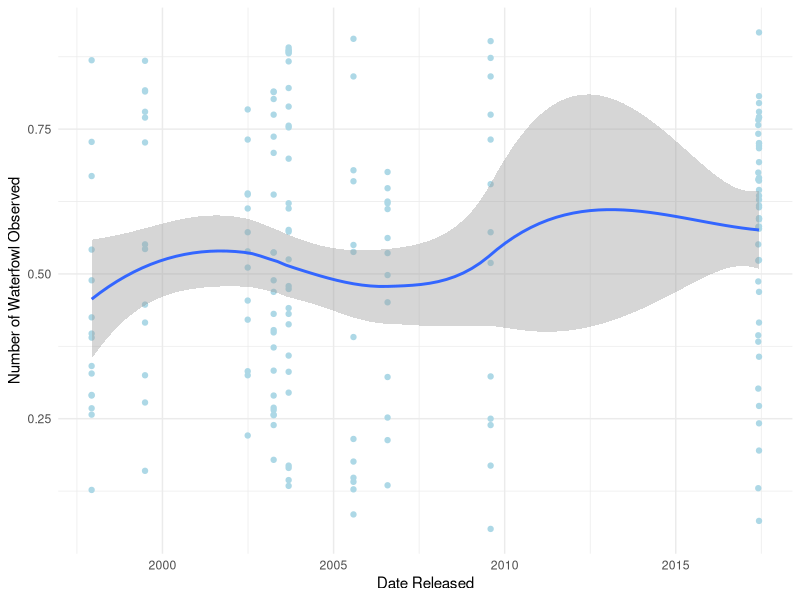

R code for this plot:
## ---- chunk 1
#| include: false
#| warning: false
#| message: false

# load packages and read data
library(tidyverse)
library(knitr)
## ---- chunk 2
#| include: false
#| warning: false
#| message: false

data <- read_csv(here::here("data/analysis_data/analysis_data.csv"))
## ---- chunk 3
#| label: tbl-data
#| tbl-cap: Preview of Data
#| echo: false
#| warning: false
#| message: false

kable(head(data), format = "markdown")
## ---- chunk 4
#| label: fig-water-fowl
#| fig-cap: Changes of Energy with Time in David's Songs
#| echo: false
#| warning: false
#| message: false

data |>
  ggplot(aes(x = album_release_date, y = energy)) +
  geom_point(col = "lightblue") +
  geom_smooth() +
  theme_minimal() +
  labs(x = "Date Released", y = "Number of Waterfowl Observed")
